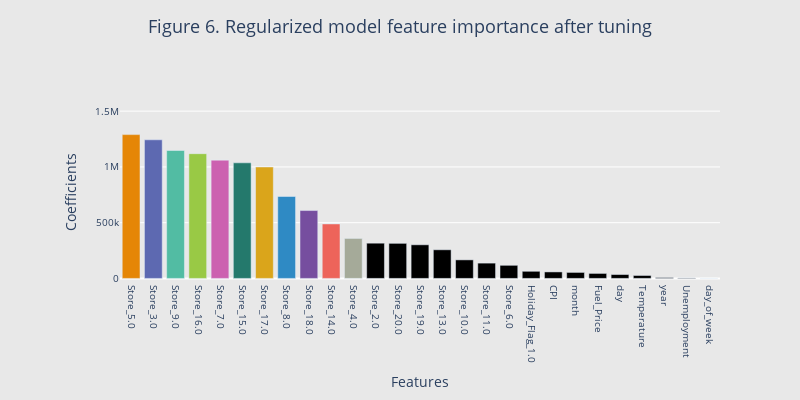

Write notebook code for a chart like this one.
### Markdown cell above
# --- Feature importance after tuning ---

### Code cell
# store coefficients in a dataframe
coefs3 = pd.DataFrame(index = range(0,len(regressor3.coef_)), columns = ["features", "coefficients"])
coefs3["features"] = column_names
coefs3["coefficients"] = abs(regressor3.coef_)

# get feature importance
feature_importance3 = coefs3.sort_values("coefficients", ascending = False).reset_index(drop = True)

# plot feature importance
fig6 = go.Figure([go.Bar(
    x = feature_importance3.loc[:,"features"],
    y = feature_importance3.loc[:,"coefficients"],
    marker_color = px.colors.qualitative.Vivid)])

# update layout
fig6.update_xaxes(tickfont = dict(size = 10), tickangle = 90)
fig6.update_yaxes(tickfont = dict(size = 10))
fig6.update_layout(
        margin = dict(l = 120),
        title_text = "Figure 6. Regularized model feature importance after tuning",
        title_x = 0.5,
        title_y = 0.95,
        title_font_size = 18,
        xaxis = dict(title = "Features"),
        yaxis = dict(title = "Coefficients", range = [-50000, 1600000], tickvals = [0, 500000,1000000,1500000]),
        showlegend = False,
        plot_bgcolor = "rgba(0,0,0,0)",
        paper_bgcolor = "rgb(232,232,232)",
        width = 800,
        height = 400)

fig6.show()

### Figure 1 — Plotly figure (JSON) as saved in the notebook; plotly's stock layout.template omitted (floating-point values rounded to 4 significant figures)
{"data": [{"marker": {"color": ["rgb(229, 134, 6)", "rgb(93, 105, 177)", "rgb(82, 188, 163)", "rgb(153, 201, 69)", "rgb(204, 97, 176)", "rgb(36, 121, 108)", "rgb(218, 165, 27)", "rgb(47, 138, 196)", "rgb(118, 78, 159)", "rgb(237, 100, 90)", "rgb(165, 170, 153)"]}, "type": "bar", "x": ["Store_5.0", "Store_3.0", "Store_9.0", "Store_16.0", "Store_7.0", "Store_15.0", "Store_17.0", "Store_8.0", "Store_18.0", "Store_14.0", "Store_4.0", "Store_2.0", "Store_20.0", "Store_19.0", "Store_13.0", "Store_10.0", "Store_11.0", "Store_6.0", "Holiday_Flag_1.0", "CPI", "month", "Fuel_Price", "day", "Temperature", "year", "Unemployment", "day_of_week"], "y": [1290000.0, 1243000.0, 1147000.0, 1119000.0, 1061000.0, 1037000.0, 999500.0, 734700.0, 608600.0, 488600.0, 358800.0, 316100.0, 314600.0, 301600.0, 256900.0, 166500.0, 137300.0, 117600.0, 63950.0, 58290.0, 53940.0, 45010.0, 35020.0, 26480.0, 7601.0, 4178.0, 0]}], "layout": {"height": 400, "margin": {"l": 120}, "paper_bgcolor": "rgb(232,232,232)", "plot_bgcolor": "rgba(0,0,0,0)", "showlegend": false, "title": {"font": {"size": 18}, "text": "Figure 6. Regularized model feature importance after tuning", "x": 0.5, "y": 0.95}, "width": 800, "xaxis": {"tickangle": 90, "tickfont": {"size": 10}, "title": {"text": "Features"}}, "yaxis": {"range": [-50000, 1600000], "tickfont": {"size": 10}, "tickvals": [0, 500000, 1000000, 1500000], "title": {"text": "Coefficients"}}}}
